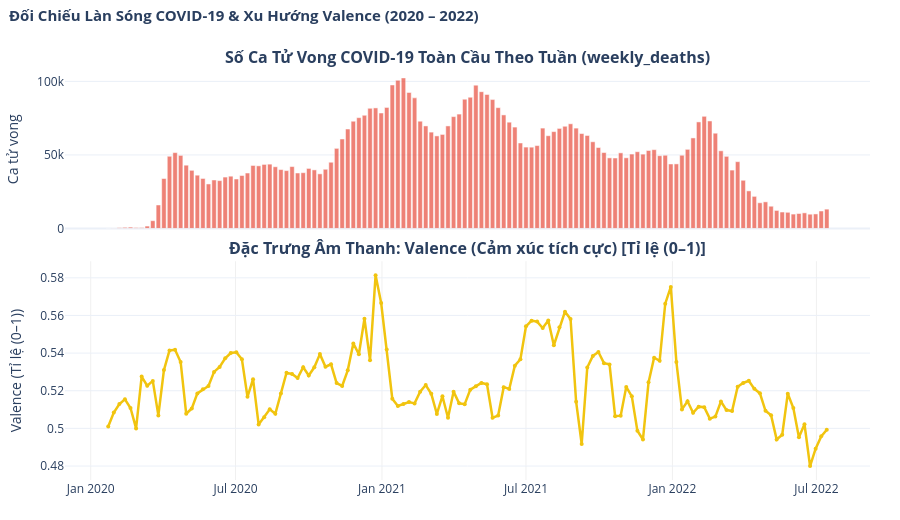
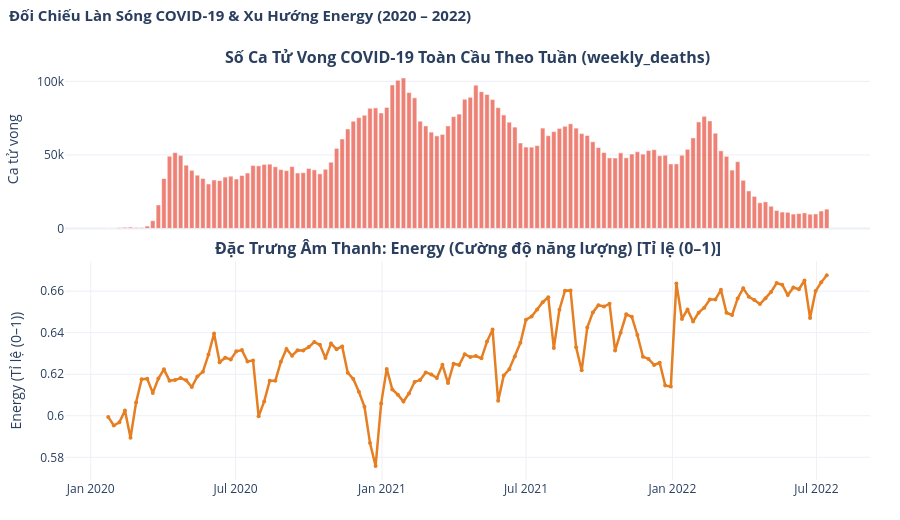
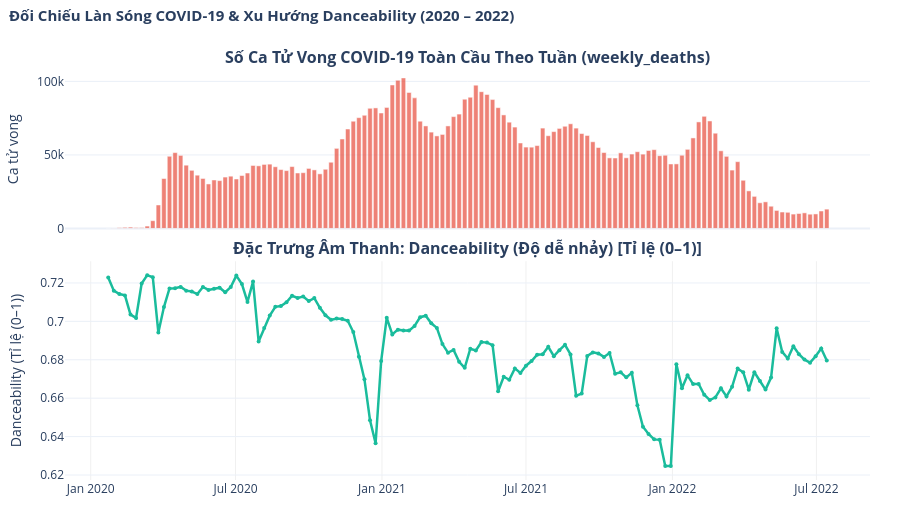

Notebook code cell kept with these figures, in order:
### Markdown cell above
---
## 2.1. COVID Và Âm Nhạc Theo Thời Gian (9 Biểu Đồ Hai Ô Trên–Dưới)

**Phương pháp trực quan:** Với mỗi đặc trưng trong 9 đặc trưng, tạo một biểu đồ tương tác gồm 2 ô trên–dưới đồng bộ trục thời gian $X$:
- Ô trên: Số ca tử vong vì COVID-19 theo tuần toàn cầu (`weekly_deaths`).
- Ô dưới: Giá trị trung bình đặc trưng âm thanh tương ứng trong tuần.

### Code cell
def plot_covid_audio_stacked(df, feature_key):
    name, desc, color, unit = FEATURE_META[feature_key]
    
    fig = make_subplots(
        rows=2, cols=1,
        shared_xaxes=True,
        vertical_spacing=0.08,
        subplot_titles=[
            '<b>Số Ca Tử Vong COVID-19 Toàn Cầu Theo Tuần (weekly_deaths)</b>',
            f'<b>Đặc Trưng Âm Thanh: {name} ({desc}) [{unit}]</b>'
        ],
        row_heights=[0.42, 0.58]
    )
    
    fig.add_trace(
        go.Bar(
            x=df['week'],
            y=df['weekly_deaths'],
            name='Tử vong COVID/tuần',
            marker=dict(color='#E74C3C', opacity=0.7),
            hovertemplate='<b>Tuần:</b> %{x|%d/%m/%Y}<br><b>Tử vong:</b> %{y:,.0f} ca<extra></extra>'
        ),
        row=1, col=1
    )
    
    fig.add_trace(
        go.Scatter(
            x=df['week'],
            y=df[feature_key],
            name=name,
            mode='lines+markers',
            line=dict(color=color, width=2.5),
            marker=dict(size=4),
            hovertemplate='<b>Tuần:</b> %{x|%d/%m/%Y}<br><b>' + name + ':</b> %{y:.4f}<extra></extra>'
        ),
        row=2, col=1
    )
    
    fig.update_xaxes(
        showgrid=True, gridcolor='#F0F0F0',
        rangebreaks=[],
        row=2, col=1
    )
    fig.update_yaxes(title_text='Ca tử vong', row=1, col=1)
    fig.update_yaxes(title_text=f'{name} ({unit})', row=2, col=1)
    
    fig.update_layout(
        title=dict(
            text=f'<b>Đối Chiếu Làn Sóng COVID-19 & Xu Hướng {name} (2020 – 2022)</b>',
            x=0.01, y=0.98,
            font=dict(size=15)
        ),
        showlegend=False,
        height=520,
        margin=dict(l=60, r=30, t=70, b=40),
        template='plotly_white'
    )
    return fig

for feat in ['valence', 'energy', 'danceability', 'acousticness']:
    fig_st = plot_covid_audio_stacked(df_merged, feat)
    fig_st.show()

### Figure 1 — Plotly figure (JSON) as saved in the notebook; plotly's stock layout.template omitted (floating-point values rounded to 4 significant figures; data arrays with more than 128 entries replaced by an {"elided": "..."} marker saying what was removed)
{"data": [{"hovertemplate": "<b>Tuần:</b> %{x|%d/%m/%Y}<br><b>Tử vong:</b> %{y:,.0f} ca<extra></extra>", "marker": {"color": "#E74C3C", "opacity": 0.7}, "name": "Tử vong COVID/tuần", "type": "bar", "x": {"elided": "130 str values"}, "xaxis": "x", "y": {"elided": "130 int values"}, "yaxis": "y"}, {"hovertemplate": "<b>Tuần:</b> %{x|%d/%m/%Y}<br><b>Valence:</b> %{y:.4f}<extra></extra>", "line": {"color": "#F1C40F", "width": 2.5}, "marker": {"size": 4}, "mode": "lines+markers", "name": "Valence", "type": "scatter", "x": {"elided": "130 str values"}, "xaxis": "x2", "y": {"elided": "130 float values"}, "yaxis": "y2"}], "layout": {"annotations": [{"font": {"size": 16}, "showarrow": false, "text": "<b>Số Ca Tử Vong COVID-19 Toàn Cầu Theo Tuần (weekly_deaths)</b>", "x": 0.5, "xanchor": "center", "xref": "paper", "y": 1.0, "yanchor": "bottom", "yref": "paper"}, {"font": {"size": 16}, "showarrow": false, "text": "<b>Đặc Trưng Âm Thanh: Valence (Cảm xúc tích cực) [Tỉ lệ (0–1)]</b>", "x": 0.5, "xanchor": "center", "xref": "paper", "y": 0.5336, "yanchor": "bottom", "yref": "paper"}], "height": 520, "margin": {"b": 40, "l": 60, "r": 30, "t": 70}, "showlegend": false, "title": {"font": {"size": 15}, "text": "<b>Đối Chiếu Làn Sóng COVID-19 & Xu Hướng Valence (2020 – 2022)</b>", "x": 0.01, "y": 0.98}, "xaxis": {"anchor": "y", "domain": [0.0, 1.0], "matches": "x2", "showticklabels": false}, "xaxis2": {"anchor": "y2", "domain": [0.0, 1.0], "gridcolor": "#F0F0F0", "showgrid": true}, "yaxis": {"anchor": "x", "domain": [0.6136, 1.0], "title": {"text": "Ca tử vong"}}, "yaxis2": {"anchor": "x2", "domain": [0.0, 0.5336], "title": {"text": "Valence (Tỉ lệ (0–1))"}}}}

### Figure 2 — Plotly figure (JSON) as saved in the notebook; plotly's stock layout.template omitted (floating-point values rounded to 4 significant figures; data arrays with more than 128 entries replaced by an {"elided": "..."} marker saying what was removed)
{"data": [{"hovertemplate": "<b>Tuần:</b> %{x|%d/%m/%Y}<br><b>Tử vong:</b> %{y:,.0f} ca<extra></extra>", "marker": {"color": "#E74C3C", "opacity": 0.7}, "name": "Tử vong COVID/tuần", "type": "bar", "x": {"elided": "130 str values"}, "xaxis": "x", "y": {"elided": "130 int values"}, "yaxis": "y"}, {"hovertemplate": "<b>Tuần:</b> %{x|%d/%m/%Y}<br><b>Energy:</b> %{y:.4f}<extra></extra>", "line": {"color": "#E67E22", "width": 2.5}, "marker": {"size": 4}, "mode": "lines+markers", "name": "Energy", "type": "scatter", "x": {"elided": "130 str values"}, "xaxis": "x2", "y": {"elided": "130 float values"}, "yaxis": "y2"}], "layout": {"annotations": [{"font": {"size": 16}, "showarrow": false, "text": "<b>Số Ca Tử Vong COVID-19 Toàn Cầu Theo Tuần (weekly_deaths)</b>", "x": 0.5, "xanchor": "center", "xref": "paper", "y": 1.0, "yanchor": "bottom", "yref": "paper"}, {"font": {"size": 16}, "showarrow": false, "text": "<b>Đặc Trưng Âm Thanh: Energy (Cường độ năng lượng) [Tỉ lệ (0–1)]</b>", "x": 0.5, "xanchor": "center", "xref": "paper", "y": 0.5336, "yanchor": "bottom", "yref": "paper"}], "height": 520, "margin": {"b": 40, "l": 60, "r": 30, "t": 70}, "showlegend": false, "title": {"font": {"size": 15}, "text": "<b>Đối Chiếu Làn Sóng COVID-19 & Xu Hướng Energy (2020 – 2022)</b>", "x": 0.01, "y": 0.98}, "xaxis": {"anchor": "y", "domain": [0.0, 1.0], "matches": "x2", "showticklabels": false}, "xaxis2": {"anchor": "y2", "domain": [0.0, 1.0], "gridcolor": "#F0F0F0", "showgrid": true}, "yaxis": {"anchor": "x", "domain": [0.6136, 1.0], "title": {"text": "Ca tử vong"}}, "yaxis2": {"anchor": "x2", "domain": [0.0, 0.5336], "title": {"text": "Energy (Tỉ lệ (0–1))"}}}}

### Figure 3 — Plotly figure (JSON) as saved in the notebook; plotly's stock layout.template omitted (floating-point values rounded to 4 significant figures; data arrays with more than 128 entries replaced by an {"elided": "..."} marker saying what was removed)
{"data": [{"hovertemplate": "<b>Tuần:</b> %{x|%d/%m/%Y}<br><b>Tử vong:</b> %{y:,.0f} ca<extra></extra>", "marker": {"color": "#E74C3C", "opacity": 0.7}, "name": "Tử vong COVID/tuần", "type": "bar", "x": {"elided": "130 str values"}, "xaxis": "x", "y": {"elided": "130 int values"}, "yaxis": "y"}, {"hovertemplate": "<b>Tuần:</b> %{x|%d/%m/%Y}<br><b>Danceability:</b> %{y:.4f}<extra></extra>", "line": {"color": "#1ABC9C", "width": 2.5}, "marker": {"size": 4}, "mode": "lines+markers", "name": "Danceability", "type": "scatter", "x": {"elided": "130 str values"}, "xaxis": "x2", "y": {"elided": "130 float values"}, "yaxis": "y2"}], "layout": {"annotations": [{"font": {"size": 16}, "showarrow": false, "text": "<b>Số Ca Tử Vong COVID-19 Toàn Cầu Theo Tuần (weekly_deaths)</b>", "x": 0.5, "xanchor": "center", "xref": "paper", "y": 1.0, "yanchor": "bottom", "yref": "paper"}, {"font": {"size": 16}, "showarrow": false, "text": "<b>Đặc Trưng Âm Thanh: Danceability (Độ dễ nhảy) [Tỉ lệ (0–1)]</b>", "x": 0.5, "xanchor": "center", "xref": "paper", "y": 0.5336, "yanchor": "bottom", "yref": "paper"}], "height": 520, "margin": {"b": 40, "l": 60, "r": 30, "t": 70}, "showlegend": false, "title": {"font": {"size": 15}, "text": "<b>Đối Chiếu Làn Sóng COVID-19 & Xu Hướng Danceability (2020 – 2022)</b>", "x": 0.01, "y": 0.98}, "xaxis": {"anchor": "y", "domain": [0.0, 1.0], "matches": "x2", "showticklabels": false}, "xaxis2": {"anchor": "y2", "domain": [0.0, 1.0], "gridcolor": "#F0F0F0", "showgrid": true}, "yaxis": {"anchor": "x", "domain": [0.6136, 1.0], "title": {"text": "Ca tử vong"}}, "yaxis2": {"anchor": "x2", "domain": [0.0, 0.5336], "title": {"text": "Danceability (Tỉ lệ (0–1))"}}}}
